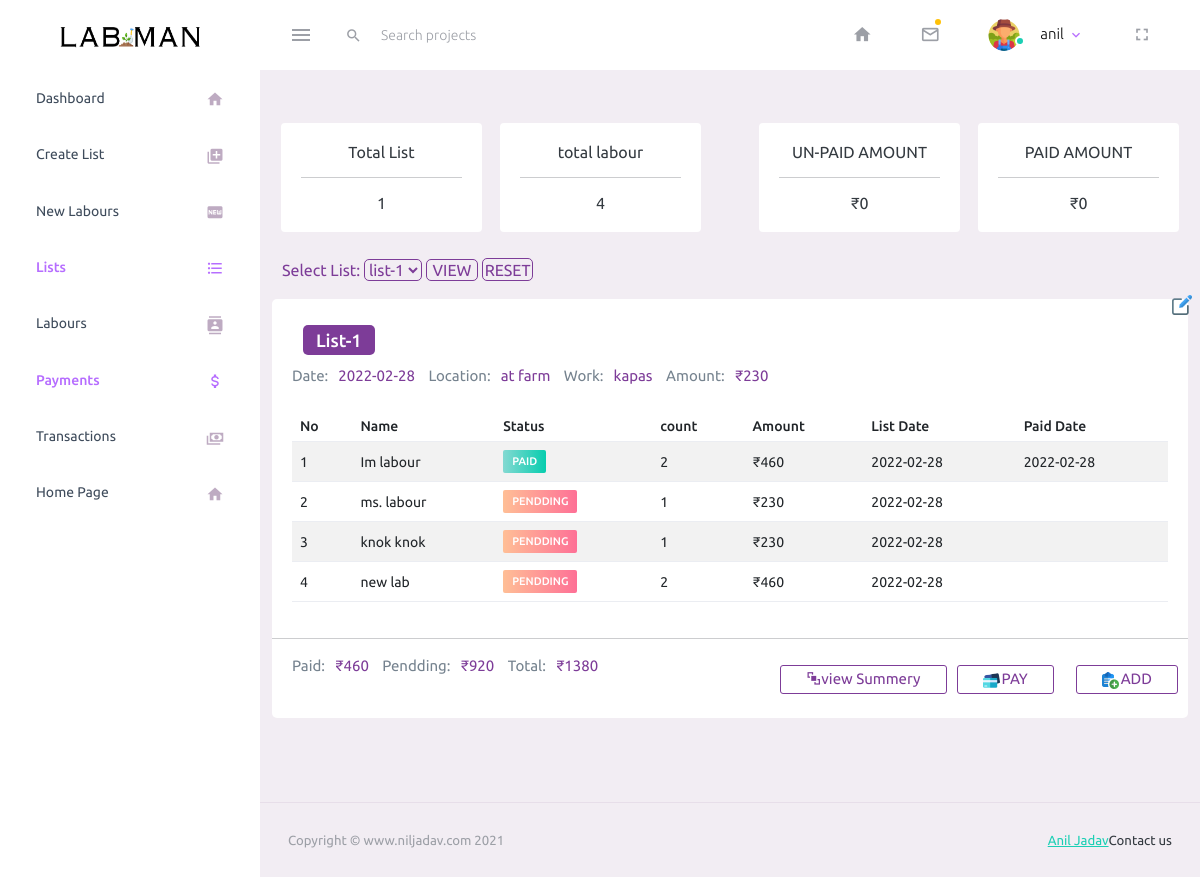
The page /admin/lists.php (signed in) on the database its author committed.
### tables this page shows
CREATE TABLE `4anil` (
  `id` int(11) NOT NULL,
  `listid` int(11) NOT NULL,
  `lid` int(11) DEFAULT NULL,
  `listname` varchar(100) NOT NULL,
  `name` varchar(100) NOT NULL,
  `location` varchar(20) NOT NULL,
  `work` varchar(20) NOT NULL,
  `count` int(11) NOT NULL,
  `amt` float NOT NULL,
  `status` varchar(11) NOT NULL,
  `pdate` date DEFAULT NULL,
  `ldate` date NOT NULL
);

### admin/component/countblock.php (called while the page is built, shortened)
<?php
            include("database/db_con.php");
            $crow1 = mysqli_fetch_row(mysqli_query($conn,"SELECT count(DISTINCT(listname)) FROM ".$_SESSION['userdb'].";"));
            $crow2 = mysqli_fetch_row(mysqli_query($conn,"SELECT count(DISTINCT(lid)) FROM labours WHERE userdb='".$_SESSION['userdb']."';"));
            $sum = 0;
            $sum1 = 0;
        ?>

### admin/lists.php (the view, shortened to what this page needs)
<!DOCTYPE html>
<html lang="en">
  <head>
    <link rel="stylesheet" href="assets/vendors/mdi/css/materialdesignicons.min.css">
    <link rel="stylesheet" href="assets/vendors/css/vendor.bundle.base.css">
    <link rel="stylesheet" href="assets/css/style.css">
  </head>
  <body>
    <div class="container-scroller">
       <?php include("component/navbar.php"); ?>
      <div class="container-fluid page-body-wrapper">
        <div class="main-panel">
          <div class="content-wrapper">
        <?php
            include("component/countblock.php");
        ?>
        <div class="row" style="display:<?php if(isset($_GET["add"])) echo "none";?>;">
            <div class="col-md-6">
              <div style="width:100%; display:flex;">
                <div class="d-1">
                <center>
                  Total List
                  <hr>
                  <?php echo$crow1[0];?>
                </center>
                </div>
                <div class="d-1">
                  <center>
                    total labour
                    <hr>
                    <?php echo$crow2[0];?>
                  </center>
                </div>
              </div>
            </div>
            <div class="col-md-6">
              <div style="width:100%; display:flex;">
                <div class="d-1">
                <center>
                  UN-PAID AMOUNT
                  <hr>
                  ₹<?php echo$sum1;?>
                </center>
                </div>
                <div class="d-1">
                  <center>
                    PAID AMOUNT
                    <hr>
                    ₹<?php echo$sum;?>
                  </center>
                </div>
              </div>
            </div>
        </div>
<br>
          <form method="POST" >
                <span style="color:#7d3c98; margin-left:10px;">Select List:</span>
                <select  id="gets" name="vlist" style="color:#7d3c98; border-radius: 5px; border:1px solid #7d3c98; background-color:#0000;" onchange="redlist()">
                <?php
                  $listqry = mysqli_query($conn,"Select listname from ".$_SESSION['userdb']." GROUP by listname order by lid desc;");
                  while($listrow = mysqli_fetch_assoc($listqry))
                  { echo '<option> '.$listrow["listname"].' </option>';}
                ?>
                </select>
                <input type="submit" name="vbtn" value="VIEW" style="color:#7d3c98; border-radius: 5px; border:1px solid #7d3c98; background: #0000;"/>
                <a href="lists.php" style="text-decoration: none; color:#7d3c98; border-radius: 5px; border:1px solid #7d3c98; background: #0000; padding: 1.5px;">RESET</a>
          </form>
<br>
                              <?php
                                include('database/db_con.php');
                              ?>
          <div class="row" style="display:<?php if(isset($_GET["add"])) echo "none";?>;">
              <?php
                        if(isset($_GET['view']))
                          $condition =" WHERE listname='".$_GET['view']."' ";
                        else
                          $condition ="";
                $res = mysqli_query($conn,"SELECT listname,location,work,ldate,amt FROM ".$_SESSION['userdb']." ".$condition." GROUP BY listname ORDER BY ldate DESC,id DESC;");
                while($row = mysqli_fetch_assoc($res))
                    {
                      $no = 1;
                      $amt = 0;
                      $paid = 0;
                      $pendding = 0;
                        echo '<div class="col-lg-12 grid-margin stretch-card">
                              <div class="card">
                              <div clas="card-body" style="padding:20px;">
                                <table style="width:100%;";><td>
                                <h4 class="card-title"><span style="color:white; padding:5px 13px; border-radius:5px; background-color:#7d3c98;">'.$row["listname"].'</span></h4></td><td>
                                  <a href="updatelist.php?list='.$row["listname"].'" class="editlist"><img src="assets/images/ui/editlist.png"></img></a></td></table>
                                <p class="card-description"> Date:<span style="color: #7d3c98; padding:5px 10px;">'.$row["ldate"].'</span>
                                Location:<span style="color: #7d3c98; padding:5px 10px;">'.$row["location"].'</span>
                                Work:<span style="color: #7d3c98; padding:5px 10px;">'.$row["work"].'</span>
                                Amount:<span style="color: #7d3c98; padding:5px 10px;">₹'.$row["amt"].'</span></p>
                            <div class="table-responsive">
                            <table class="table table-striped">
                              <thead>
                                <tr>
                                  <th> No </th>
                                  <th> Name </th>
                                  <th> Status </th>
                                  <th> count </th>
                                  <th> Amount </th>
                                  <th> List Date </th>
                                  <th> Paid Date </th>
                                </tr>
                              </thead>
                              <tbody>';
                      $res1 = mysqli_query($conn,"SELECT name,status,amt,pdate,count,ldate FROM ".$_SESSION['userdb']." WHERE listname='".$row["listname"]."';");
                      while($row1 = mysqli_fetch_assoc($res1))
                          {
                              $lname = $row1["name"];
                              if($row1["status"]=="PENDDING")
                                  {
                                    $statuscolor = "danger";
                                    $pendding += ($row1["amt"]*$row1['count']);
                                  }
                              else
                                  {
                                   $statuscolor = "success";
                                   $paid += ($row1["amt"]*$row1['count']);
                                  }
                              echo '<tr>
                                    <td >'.$no.'</td>
                                    <td >'.$lname.'</td>
                                    <td><label class="badge badge-gradient-'.$statuscolor.'">'.$row1["status"].'</label></td>
                                    <td>'.$row1["count"].'</td>
                                    <td > ₹'.($row1["amt"]*$row1["count"]).' </td>
                                    <td> '.$row1["ldate"].' </td>
                                    <td > '.$row1["pdate"].' </td>
                                    </tr>';
                                  $no++;
                                  $amt+= ($row1["amt"]*$row1["count"]);
                          }
                        echo ' </tbody>
                               </table>
                               </div></div><hr>
                               <p class="card-description" style="margin-left:20px;">Paid:<span style="color: #7d3c98; padding:5px 10px;">₹'.$paid.'</span>
                               Pendding:<span style="color: #7d3c98; padding:5px 10px;">₹'.$pendding.'</span>
                               Total:<span style="color: #7d3c98; padding:5px 10px;">₹'.$amt.'</span>';
                         echo '<a href="lists.php?add='.$row["listname"].'" class="addbtn"><img src="assets/images/ui/add1.png"></img>ADD</a>';
                        if($pendding > 0)
                            echo '<a href="paylists.php?list='.$row["listname"].'" class="paybtn"><img src="assets/images/ui/pay.png"></img>PAY</a>';
                        echo '<a href="viewlist.php?list='.$row["listname"].'" class="addbtn"><i class=" mdi mdi-arrange-bring-to-front"></i>view Summery</a>
                              </p></div></div>';
                    }
              ?>
            </div>
          </div>
          <?php include("component/footer.php"); ?>
        </div>
      </div>
    </div>
  </body>
</html>

### admin/lists.php (style rules this page uses)
.addbtn { float:right; text-decoration:none; color: #7d3c98; padding:2px 25px; margin-right: 10px ; margin-top: 10px; background-color:#0000; border:1px solid #7d3c98; border-radius:3px; }
.paybtn { float:right; margin-top: 10px; text-decoration:none; color: #7d3c98; padding:2px 25px; margin-right:22px; background-color:#0000; border:1px solid #7d3c98; border-radius:3px; }
.paybtn img { width: 17px; margin-right: 2px; }
.addbtn img { width: 17px; margin-right: 2px; }
.editlist img { width: 20px; float: right; margin-right: -25px; margin-top: -47px; }
.d-1 { width:46%; margin:2%; background-color: white; border-radius: 4px; padding: 20px; }

### rows shown on the page
4anil: name "Im labour", status "PAID", count "2", $row1["amt"]*$row1["count"] "460", ldate "2022-02-28", pdate "2022-02-28"
4anil: name "ms. labour", status "PENDDING", count "1", $row1['amt']*$row1['count'] "230", ldate "2022-02-28"
4anil: name "knok knok", status "PENDDING", count "1", $row1['amt']*$row1['count'] "230", ldate "2022-02-28"
4anil: name "new lab", status "PENDDING", count "2", $row1["amt"]*$row1["count"] "460", ldate "2022-02-28"

### other values the page prints
$_SESSION['name'] "anil"
$crow1[0] "1"
$crow2[0] "4"
$sum1 "0"
$sum "0"
$row["listname"] "List-1"
$row["ldate"] "2022-02-28"
$row["location"] "at farm"
$row["work"] "kapas"
$row["amt"] "230"
$paid "460"
$pendding "920"
$amt "1380"
form field vlist "list-1"
